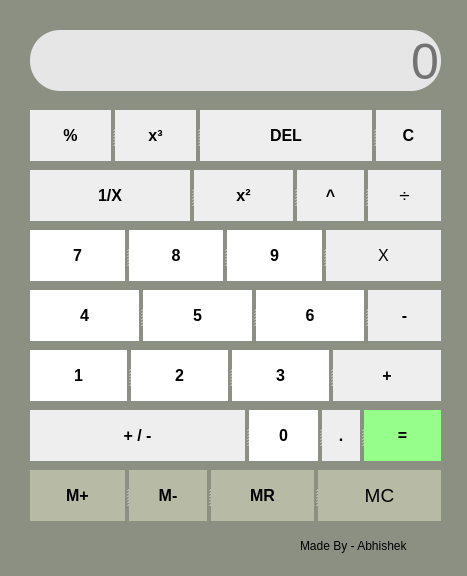
<?xml version="1.0" encoding="UTF-8"?>
<ui version="4.0">
 <class>MainWindow</class>
 <widget class="QMainWindow" name="MainWindow">
  <property name="geometry">
   <rect>
    <x>0</x>
    <y>0</y>
    <width>467</width>
    <height>576</height>
   </rect>
  </property>
  <property name="windowTitle">
   <string>Calculator</string>
  </property>
  <property name="windowIcon">
   <iconset>
    <normaloff>calculator.png</normaloff>calculator.png</iconset>
  </property>
  <property name="styleSheet">
   <string notr="true">background-color: rgb(140, 144, 130);</string>
  </property>
  <widget class="QWidget" name="centralwidget">
   <widget class="QLineEdit" name="screen">
    <property name="enabled">
     <bool>false</bool>
    </property>
    <property name="geometry">
     <rect>
      <x>30</x>
      <y>30</y>
      <width>411</width>
      <height>61</height>
     </rect>
    </property>
    <property name="font">
     <font>
      <pointsize>-1</pointsize>
      <weight>50</weight>
      <italic>false</italic>
      <bold>false</bold>
      <underline>false</underline>
      <strikeout>false</strikeout>
      <kerning>true</kerning>
     </font>
    </property>
    <property name="styleSheet">
     <string notr="true">#screen{
color: rgb(0, 0, 0);
background-color: rgb(230, 230, 230);
font-size:50px;
border-radius:30px;
}</string>
    </property>
    <property name="text">
     <string/>
    </property>
    <property name="cursorPosition">
     <number>0</number>
    </property>
    <property name="alignment">
     <set>Qt::AlignBottom|Qt::AlignRight|Qt::AlignTrailing</set>
    </property>
    <property name="placeholderText">
     <string>0</string>
    </property>
   </widget>
   <widget class="QLabel" name="label">
    <property name="geometry">
     <rect>
      <x>300</x>
      <y>530</y>
      <width>151</width>
      <height>31</height>
     </rect>
    </property>
    <property name="text">
     <string>Made By - Abhishek</string>
    </property>
   </widget>
   <widget class="QSplitter" name="splitter">
    <property name="geometry">
     <rect>
      <x>30</x>
      <y>110</y>
      <width>411</width>
      <height>51</height>
     </rect>
    </property>
    <property name="orientation">
     <enum>Qt::Horizontal</enum>
    </property>
    <widget class="QPushButton" name="pushPercent">
     <property name="font">
      <font>
       <pointsize>12</pointsize>
       <weight>75</weight>
       <bold>true</bold>
      </font>
     </property>
     <property name="styleSheet">
      <string notr="true">#pushPercent{
border:0px;
background: rgb(238, 238, 238);
}
#pushPercent:hover
{
border:3px solid grey;
	background-color: rgb(172, 172, 172);
color:black;
}</string>
     </property>
     <property name="text">
      <string>%</string>
     </property>
     <property name="shortcut">
      <string>%</string>
     </property>
    </widget>
    <widget class="QPushButton" name="pushCube">
     <property name="font">
      <font>
       <pointsize>12</pointsize>
       <weight>75</weight>
       <bold>true</bold>
      </font>
     </property>
     <property name="styleSheet">
      <string notr="true">#pushCube{
border:0px;
background: rgb(238, 238, 238);
}
#pushCube:hover
{
border:3px solid grey;
	background-color: rgb(172, 172, 172);
color:black;
}</string>
     </property>
     <property name="text">
      <string>x³</string>
     </property>
    </widget>
    <widget class="QPushButton" name="pushDel">
     <property name="font">
      <font>
       <pointsize>12</pointsize>
       <weight>75</weight>
       <bold>true</bold>
      </font>
     </property>
     <property name="styleSheet">
      <string notr="true">#pushDel{
border:0px;
background: rgb(238, 238, 238);
}
#pushDel:hover
{
border:3px solid White;
	background-color: rgb(243, 63, 90);
color:White;
}</string>
     </property>
     <property name="text">
      <string>DEL</string>
     </property>
     <property name="shortcut">
      <string>Backspace</string>
     </property>
    </widget>
    <widget class="QPushButton" name="pushC">
     <property name="font">
      <font>
       <pointsize>12</pointsize>
       <weight>75</weight>
       <bold>true</bold>
      </font>
     </property>
     <property name="styleSheet">
      <string notr="true">#pushC{
border:0px;
background: rgb(238, 238, 238);
}
#pushC:hover
{
border:3px solid White;
	background-color: rgb(65, 68, 220);
color:White;
}</string>
     </property>
     <property name="text">
      <string>C</string>
     </property>
     <property name="shortcut">
      <string>Del</string>
     </property>
    </widget>
   </widget>
   <widget class="QSplitter" name="splitter_2">
    <property name="geometry">
     <rect>
      <x>30</x>
      <y>170</y>
      <width>411</width>
      <height>51</height>
     </rect>
    </property>
    <property name="orientation">
     <enum>Qt::Horizontal</enum>
    </property>
    <widget class="QPushButton" name="pushByX">
     <property name="font">
      <font>
       <pointsize>12</pointsize>
       <weight>75</weight>
       <bold>true</bold>
      </font>
     </property>
     <property name="styleSheet">
      <string notr="true">#pushByX{
border:0px;
background: rgb(238, 238, 238);
}
#pushByX:hover
{
border:3px solid grey;
	background-color: rgb(172, 172, 172);
color:black;
}</string>
     </property>
     <property name="text">
      <string>1/X</string>
     </property>
    </widget>
    <widget class="QPushButton" name="pushSquare">
     <property name="font">
      <font>
       <pointsize>12</pointsize>
       <weight>75</weight>
       <bold>true</bold>
      </font>
     </property>
     <property name="styleSheet">
      <string notr="true">#pushSquare{
border:0px;
background: rgb(238, 238, 238);
}
#pushSquare:hover
{
border:3px solid grey;
	background-color: rgb(172, 172, 172);
color:black;
}</string>
     </property>
     <property name="text">
      <string>x²</string>
     </property>
    </widget>
    <widget class="QPushButton" name="pushPower">
     <property name="font">
      <font>
       <pointsize>12</pointsize>
       <weight>75</weight>
       <bold>true</bold>
      </font>
     </property>
     <property name="styleSheet">
      <string notr="true">#pushPower{
border:0px;
background: rgb(238, 238, 238);
}
#pushPower:hover
{
border:3px solid grey;
	background-color: rgb(172, 172, 172);
color:black;
}</string>
     </property>
     <property name="text">
      <string>^</string>
     </property>
     <property name="shortcut">
      <string>^</string>
     </property>
    </widget>
    <widget class="QPushButton" name="pushDivide">
     <property name="font">
      <font>
       <pointsize>14</pointsize>
       <weight>50</weight>
       <bold>false</bold>
      </font>
     </property>
     <property name="styleSheet">
      <string notr="true">#pushDivide{
border:0px;
background: rgb(238, 238, 238);
}
#pushDivide:hover
{
border:3px solid grey;
	background-color: rgb(172, 172, 172);
color:black;
}</string>
     </property>
     <property name="text">
      <string>÷</string>
     </property>
     <property name="shortcut">
      <string>/</string>
     </property>
    </widget>
   </widget>
   <widget class="QSplitter" name="splitter_3">
    <property name="geometry">
     <rect>
      <x>30</x>
      <y>230</y>
      <width>411</width>
      <height>51</height>
     </rect>
    </property>
    <property name="orientation">
     <enum>Qt::Horizontal</enum>
    </property>
    <widget class="QPushButton" name="push7">
     <property name="font">
      <font>
       <pointsize>12</pointsize>
       <weight>75</weight>
       <bold>true</bold>
      </font>
     </property>
     <property name="styleSheet">
      <string notr="true">#push7{
border:0px;
background: #fff;
}
#push7:hover
{
border:3px solid #fff;
background:#c0c0c0;
color:black;
}</string>
     </property>
     <property name="text">
      <string>7</string>
     </property>
     <property name="shortcut">
      <string>7</string>
     </property>
    </widget>
    <widget class="QPushButton" name="push8">
     <property name="font">
      <font>
       <pointsize>12</pointsize>
       <weight>75</weight>
       <bold>true</bold>
      </font>
     </property>
     <property name="styleSheet">
      <string notr="true">#push8{
border:0px;
background: #fff;
}
#push8:hover
{border:3px solid #fff;
background:#c0c0c0;
color:black;
}</string>
     </property>
     <property name="text">
      <string>8</string>
     </property>
     <property name="shortcut">
      <string>8</string>
     </property>
    </widget>
    <widget class="QPushButton" name="push9">
     <property name="font">
      <font>
       <pointsize>12</pointsize>
       <weight>75</weight>
       <bold>true</bold>
      </font>
     </property>
     <property name="styleSheet">
      <string notr="true">#push9{
border:0px;
background: #fff;
}
#push9:hover
{
border:3px solid #fff;
background:#c0c0c0;
color:black;
}</string>
     </property>
     <property name="text">
      <string>9</string>
     </property>
     <property name="shortcut">
      <string>9</string>
     </property>
    </widget>
    <widget class="QPushButton" name="pushMultiply">
     <property name="font">
      <font>
       <pointsize>12</pointsize>
       <weight>50</weight>
       <bold>false</bold>
      </font>
     </property>
     <property name="styleSheet">
      <string notr="true">#pushMultiply{
border:0px;
background: rgb(238, 238, 238);
}
#pushMultiply:hover
{
border:3px solid grey;
	background-color: rgb(172, 172, 172);
color:black;
}</string>
     </property>
     <property name="text">
      <string>X</string>
     </property>
     <property name="shortcut">
      <string>*</string>
     </property>
    </widget>
   </widget>
   <widget class="QSplitter" name="splitter_4">
    <property name="geometry">
     <rect>
      <x>30</x>
      <y>290</y>
      <width>411</width>
      <height>51</height>
     </rect>
    </property>
    <property name="orientation">
     <enum>Qt::Horizontal</enum>
    </property>
    <widget class="QPushButton" name="push4">
     <property name="font">
      <font>
       <pointsize>12</pointsize>
       <weight>75</weight>
       <bold>true</bold>
      </font>
     </property>
     <property name="styleSheet">
      <string notr="true">#push4{
border:0px;
background: #fff;
}
#push4:hover
{
border:3px solid #fff;
background:#c0c0c0;
color:black;
}</string>
     </property>
     <property name="text">
      <string>4</string>
     </property>
     <property name="shortcut">
      <string>4</string>
     </property>
    </widget>
    <widget class="QPushButton" name="push5">
     <property name="font">
      <font>
       <pointsize>12</pointsize>
       <weight>75</weight>
       <bold>true</bold>
      </font>
     </property>
     <property name="styleSheet">
      <string notr="true">#push5{
border:0px;
background:#fff;
}
#push5:hover
{
border:3px solid #fff;
background:#c0c0c0;
color:black;
}</string>
     </property>
     <property name="text">
      <string>5</string>
     </property>
     <property name="shortcut">
      <string>5</string>
     </property>
    </widget>
    <widget class="QPushButton" name="push6">
     <property name="font">
      <font>
       <pointsize>12</pointsize>
       <weight>75</weight>
       <bold>true</bold>
      </font>
     </property>
     <property name="styleSheet">
      <string notr="true">#push6{
border:0px;
background:#fff;
}
#push6:hover
{
border:3px solid #fff;
background:#c0c0c0;
color:black;
}</string>
     </property>
     <property name="text">
      <string>6</string>
     </property>
     <property name="shortcut">
      <string>6</string>
     </property>
    </widget>
    <widget class="QPushButton" name="pushMinus">
     <property name="font">
      <font>
       <pointsize>12</pointsize>
       <weight>75</weight>
       <bold>true</bold>
      </font>
     </property>
     <property name="styleSheet">
      <string notr="true">#pushMinus{
border:0px;
background: rgb(238, 238, 238);
}
#pushMinus:hover
{
border:3px solid grey;
	background-color: rgb(172, 172, 172);
color:black;
}</string>
     </property>
     <property name="text">
      <string>-</string>
     </property>
     <property name="shortcut">
      <string>-</string>
     </property>
    </widget>
   </widget>
   <widget class="QSplitter" name="splitter_5">
    <property name="geometry">
     <rect>
      <x>30</x>
      <y>350</y>
      <width>411</width>
      <height>51</height>
     </rect>
    </property>
    <property name="orientation">
     <enum>Qt::Horizontal</enum>
    </property>
    <widget class="QPushButton" name="push1">
     <property name="font">
      <font>
       <pointsize>12</pointsize>
       <weight>75</weight>
       <bold>true</bold>
      </font>
     </property>
     <property name="styleSheet">
      <string notr="true">#push1{
border:0px;
background:#fff;
}
#push1:hover
{
border:3px solid #fff;
background:#c0c0c0;
color:black;
}</string>
     </property>
     <property name="text">
      <string>1</string>
     </property>
     <property name="shortcut">
      <string>1</string>
     </property>
    </widget>
    <widget class="QPushButton" name="push2">
     <property name="font">
      <font>
       <pointsize>12</pointsize>
       <weight>75</weight>
       <bold>true</bold>
      </font>
     </property>
     <property name="styleSheet">
      <string notr="true">#push2{
border:0px;
background: #fff;
}
#push2:hover
{
border:3px solid #fff;
background:#c0c0c0;
color:black;
}</string>
     </property>
     <property name="text">
      <string>2</string>
     </property>
     <property name="shortcut">
      <string>2</string>
     </property>
    </widget>
    <widget class="QPushButton" name="push3">
     <property name="font">
      <font>
       <pointsize>12</pointsize>
       <weight>75</weight>
       <bold>true</bold>
      </font>
     </property>
     <property name="styleSheet">
      <string notr="true">#push3{
border:0px;
background: #fff;
}
#push3:hover
{
border:3px solid #fff;
background:#c0c0c0;
color:black;
}</string>
     </property>
     <property name="text">
      <string>3</string>
     </property>
     <property name="shortcut">
      <string>3</string>
     </property>
    </widget>
    <widget class="QPushButton" name="pushPlus">
     <property name="font">
      <font>
       <pointsize>12</pointsize>
       <weight>75</weight>
       <bold>true</bold>
      </font>
     </property>
     <property name="styleSheet">
      <string notr="true">#pushPlus{
border:0px;
background: rgb(238, 238, 238);
}
#pushPlus:hover
{
border:3px solid grey;
	background-color: rgb(172, 172, 172);
color:black;
}</string>
     </property>
     <property name="text">
      <string>+</string>
     </property>
     <property name="shortcut">
      <string>+</string>
     </property>
    </widget>
   </widget>
   <widget class="QSplitter" name="splitter_6">
    <property name="geometry">
     <rect>
      <x>30</x>
      <y>410</y>
      <width>411</width>
      <height>51</height>
     </rect>
    </property>
    <property name="orientation">
     <enum>Qt::Horizontal</enum>
    </property>
    <widget class="QPushButton" name="pushPandM">
     <property name="font">
      <font>
       <pointsize>12</pointsize>
       <weight>75</weight>
       <bold>true</bold>
      </font>
     </property>
     <property name="styleSheet">
      <string notr="true">#pushPandM{
border:0px;
background: rgb(238, 238, 238);
}
#pushPandM:hover
{
border:3px solid grey;
	background-color: rgb(172, 172, 172);
color:black;
}</string>
     </property>
     <property name="text">
      <string>+ / -</string>
     </property>
    </widget>
    <widget class="QPushButton" name="push0">
     <property name="font">
      <font>
       <pointsize>12</pointsize>
       <weight>75</weight>
       <bold>true</bold>
      </font>
     </property>
     <property name="styleSheet">
      <string notr="true">#push0{
border:0px;
background: #fff;
}
#push0:hover
{
border:3px solid #fff;
background:#c0c0c0;
color:black;
}</string>
     </property>
     <property name="text">
      <string>0</string>
     </property>
     <property name="shortcut">
      <string>0</string>
     </property>
    </widget>
    <widget class="QPushButton" name="pushPoint">
     <property name="font">
      <font>
       <pointsize>12</pointsize>
       <weight>75</weight>
       <bold>true</bold>
      </font>
     </property>
     <property name="styleSheet">
      <string notr="true">#pushPoint{
border:0px;
background: rgb(238, 238, 238);
}
#pushPoint:hover
{
border:3px solid grey;
	background-color: rgb(172, 172, 172);
color:black;
}</string>
     </property>
     <property name="text">
      <string>.</string>
     </property>
     <property name="shortcut">
      <string>.</string>
     </property>
    </widget>
    <widget class="QPushButton" name="pushEqual">
     <property name="font">
      <font>
       <pointsize>12</pointsize>
       <weight>75</weight>
       <bold>true</bold>
      </font>
     </property>
     <property name="styleSheet">
      <string notr="true">#pushEqual{
border:0px;
	background-color: rgb(149, 255, 137);
}
#pushEqual:hover
{
border:3px solid White;
	background-color: rgb(112, 219, 112);
color:White;
}</string>
     </property>
     <property name="text">
      <string>=</string>
     </property>
     <property name="shortcut">
      <string>Enter</string>
     </property>
    </widget>
   </widget>
   <widget class="QSplitter" name="splitter_7">
    <property name="geometry">
     <rect>
      <x>30</x>
      <y>470</y>
      <width>411</width>
      <height>51</height>
     </rect>
    </property>
    <property name="orientation">
     <enum>Qt::Horizontal</enum>
    </property>
    <widget class="QPushButton" name="pushMp">
     <property name="font">
      <font>
       <pointsize>12</pointsize>
       <weight>75</weight>
       <bold>true</bold>
      </font>
     </property>
     <property name="styleSheet">
      <string notr="true">#pushMp{
border:0px;
background-color: rgb(183, 186, 165);}
#pushMp:hover
{
border:3px solid grey;
	background-color: rgb(172, 172, 172);
color:black;
}</string>
     </property>
     <property name="text">
      <string>M+</string>
     </property>
    </widget>
    <widget class="QPushButton" name="pushMm">
     <property name="font">
      <font>
       <pointsize>12</pointsize>
       <weight>75</weight>
       <bold>true</bold>
      </font>
     </property>
     <property name="styleSheet">
      <string notr="true">#pushMm{
border:0px;
background-color: rgb(183, 186, 165);}
#pushMm:hover
{
border:3px solid grey;
	background-color: rgb(172, 172, 172);
color:black;
}</string>
     </property>
     <property name="text">
      <string>M-</string>
     </property>
    </widget>
    <widget class="QPushButton" name="pushMR">
     <property name="font">
      <font>
       <pointsize>12</pointsize>
       <weight>75</weight>
       <bold>true</bold>
      </font>
     </property>
     <property name="styleSheet">
      <string notr="true">#pushMR{
border:0px;
background-color: rgb(183, 186, 165);}
#pushMR:hover
{
border:3px solid grey;
	background-color: rgb(172, 172, 172);
color:black;
}</string>
     </property>
     <property name="text">
      <string>MR</string>
     </property>
     <property name="shortcut">
      <string>^</string>
     </property>
    </widget>
    <widget class="QPushButton" name="pushMC">
     <property name="font">
      <font>
       <pointsize>14</pointsize>
       <weight>50</weight>
       <bold>false</bold>
      </font>
     </property>
     <property name="styleSheet">
      <string notr="true">#pushMC{
border:0px;
background-color: rgb(183, 186, 165);}
#pushMC:hover
{
border:3px solid grey;
	background-color: rgb(172, 172, 172);
color:black;
}</string>
     </property>
     <property name="text">
      <string>MC</string>
     </property>
     <property name="shortcut">
      <string>/</string>
     </property>
    </widget>
   </widget>
  </widget>
 </widget>
 <resources/>
 <connections/>
</ui>
